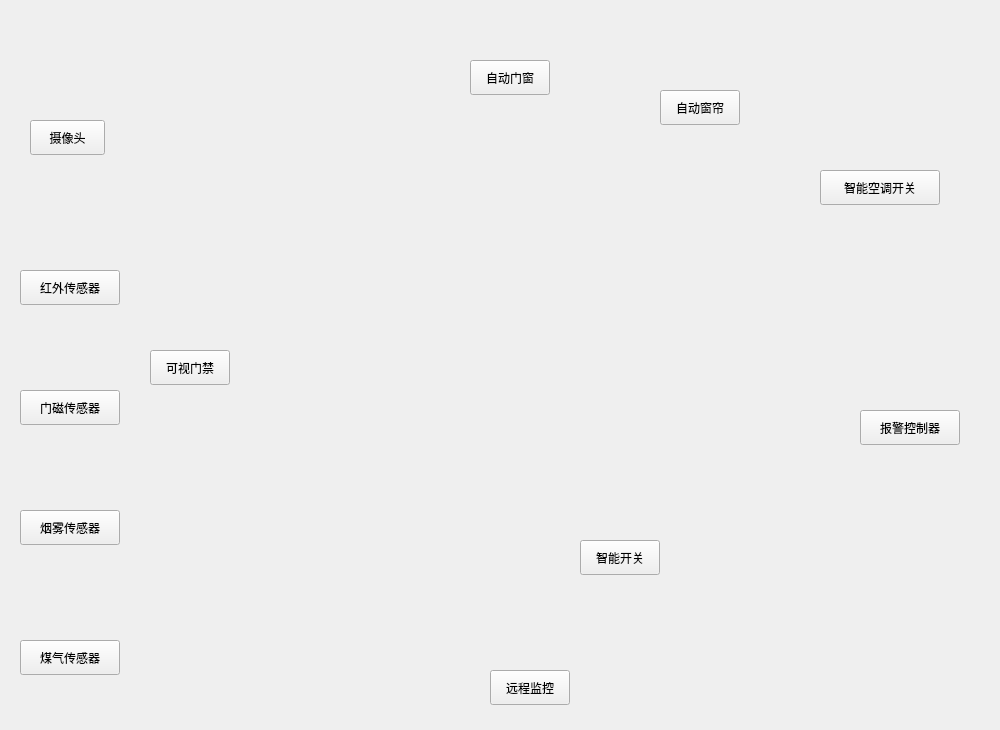
<?xml version="1.0" encoding="UTF-8"?>
<ui version="4.0">
 <class>homecontrol</class>
 <widget class="QWidget" name="homecontrol">
  <property name="geometry">
   <rect>
    <x>0</x>
    <y>0</y>
    <width>1000</width>
    <height>730</height>
   </rect>
  </property>
  <property name="windowTitle">
   <string>Form</string>
  </property>
  <property name="styleSheet">
   <string notr="true"/>
  </property>
  <widget class="QLabel" name="label">
   <property name="geometry">
    <rect>
     <x>0</x>
     <y>0</y>
     <width>1001</width>
     <height>731</height>
    </rect>
   </property>
   <property name="styleSheet">
    <string notr="true">background-image: url(:/qtimage/R-C.bmp);</string>
   </property>
   <property name="text">
    <string/>
   </property>
  </widget>
  <widget class="QPushButton" name="pushButton_1">
   <property name="geometry">
    <rect>
     <x>20</x>
     <y>270</y>
     <width>100</width>
     <height>35</height>
    </rect>
   </property>
   <property name="text">
    <string>红外传感器</string>
   </property>
  </widget>
  <widget class="QPushButton" name="pushButton_3">
   <property name="geometry">
    <rect>
     <x>20</x>
     <y>510</y>
     <width>100</width>
     <height>35</height>
    </rect>
   </property>
   <property name="text">
    <string>烟雾传感器</string>
   </property>
  </widget>
  <widget class="QPushButton" name="pushButton_9">
   <property name="geometry">
    <rect>
     <x>860</x>
     <y>410</y>
     <width>100</width>
     <height>35</height>
    </rect>
   </property>
   <property name="text">
    <string>报警控制器</string>
   </property>
  </widget>
  <widget class="QPushButton" name="pushButton_4">
   <property name="geometry">
    <rect>
     <x>20</x>
     <y>640</y>
     <width>100</width>
     <height>35</height>
    </rect>
   </property>
   <property name="text">
    <string>煤气传感器</string>
   </property>
  </widget>
  <widget class="QPushButton" name="pushButton_8">
   <property name="geometry">
    <rect>
     <x>820</x>
     <y>170</y>
     <width>120</width>
     <height>35</height>
    </rect>
   </property>
   <property name="text">
    <string>智能空调开关</string>
   </property>
  </widget>
  <widget class="QPushButton" name="pushButton_10">
   <property name="geometry">
    <rect>
     <x>580</x>
     <y>540</y>
     <width>80</width>
     <height>35</height>
    </rect>
   </property>
   <property name="text">
    <string>智能开关</string>
   </property>
  </widget>
  <widget class="QPushButton" name="pushButton_7">
   <property name="geometry">
    <rect>
     <x>660</x>
     <y>90</y>
     <width>80</width>
     <height>35</height>
    </rect>
   </property>
   <property name="text">
    <string>自动窗帘</string>
   </property>
  </widget>
  <widget class="QPushButton" name="pushButton_6">
   <property name="geometry">
    <rect>
     <x>470</x>
     <y>60</y>
     <width>80</width>
     <height>35</height>
    </rect>
   </property>
   <property name="text">
    <string>自动门窗</string>
   </property>
  </widget>
  <widget class="QPushButton" name="pushButton_2">
   <property name="geometry">
    <rect>
     <x>20</x>
     <y>390</y>
     <width>100</width>
     <height>35</height>
    </rect>
   </property>
   <property name="text">
    <string>门磁传感器</string>
   </property>
  </widget>
  <widget class="QPushButton" name="pushButton">
   <property name="geometry">
    <rect>
     <x>30</x>
     <y>120</y>
     <width>75</width>
     <height>35</height>
    </rect>
   </property>
   <property name="text">
    <string>摄像头</string>
   </property>
  </widget>
  <widget class="QPushButton" name="pushButton_5">
   <property name="geometry">
    <rect>
     <x>150</x>
     <y>350</y>
     <width>80</width>
     <height>35</height>
    </rect>
   </property>
   <property name="text">
    <string>可视门禁</string>
   </property>
  </widget>
  <widget class="QPushButton" name="pushButton_11">
   <property name="geometry">
    <rect>
     <x>490</x>
     <y>670</y>
     <width>80</width>
     <height>35</height>
    </rect>
   </property>
   <property name="text">
    <string>远程监控</string>
   </property>
  </widget>
 </widget>
 <resources/>
 <connections/>
</ui>
